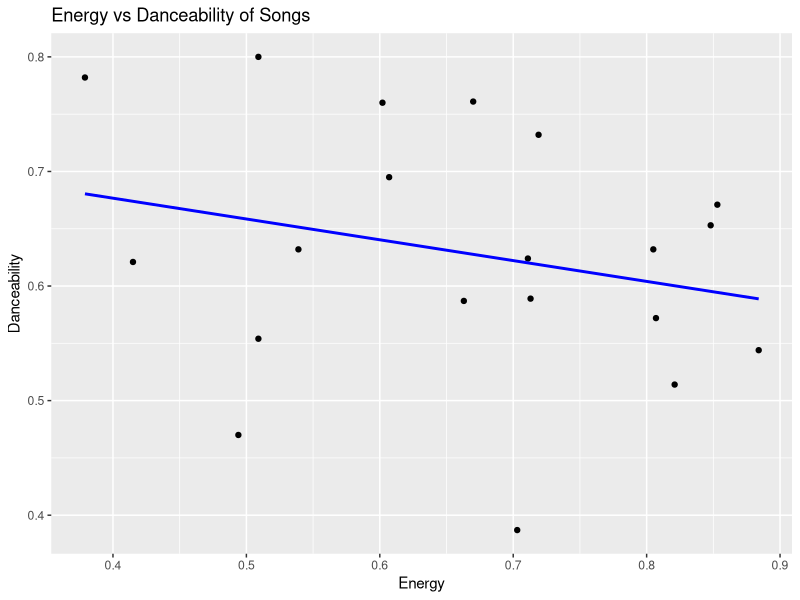

This chart was generated by the following R code:
## ---- chunk 1
#| include: false
#| warning: false
#| message: false

library(ggplot2)
## ---- chunk 2
#| echo: false
#| eval: true
#| warning: false
#| message: false

# Read data from CSV
audio_features <- read.csv(here::here("data/audio_features.csv"))
## ---- chunk 3
#| echo: false
#| eval: true
#| warning: false
#| message: false
#| label: fig-Energy_vs_Danceability
#| fig-cap: Energy vs Danceability of Songs on the *1989* album

# Mapping the relationship between energy and danceability
ggplot(audio_features, aes(x = energy, y = danceability)) +
  geom_point() +
   geom_smooth(method = "lm", se = FALSE, color = "blue") +
  labs(title = "Energy vs Danceability of Songs",
       x = "Energy",
       y = "Danceability")
